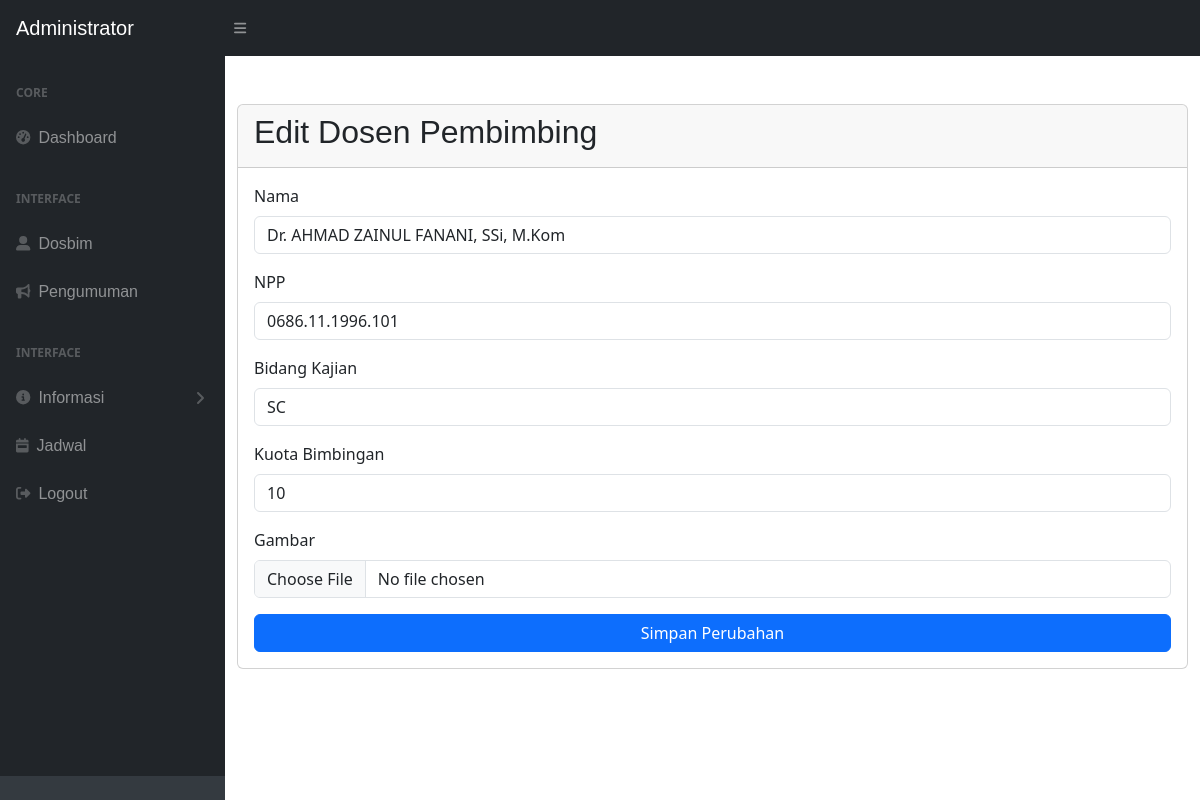
The app's page /admin/edit_dosbim/23 with its own data.
### tables this page shows
CREATE TABLE `tb_dosbim` (
  `id` int(11) NOT NULL,
  `npp` varchar(128) NOT NULL,
  `nama` varchar(128) NOT NULL,
  `bidang` varchar(128) NOT NULL,
  `kuota` varchar(128) NOT NULL,
  `gambar` varchar(128) NOT NULL
);

### application/controllers/Admin.php (called while the page is built, shortened)
<?php
class Admin extends CI_Controller
{
    public function __construct()
    {
        $this->load->model('model_auth');
        $this->load->library('session');
    }
    public function edit_dosbim($id)
    {
        $data['dosen'] = $this->model_dosbim->get_dosbim_by_id($id);
        $this->load->view('layout/header');
        $this->load->view('layout/sidebar');
        $this->load->view('admin/edit_dosbim', $data);
        $this->load->view('layout/footer');
    }
}

### index.php (called while the page is built, shortened)
<?php
require_once BASEPATH . 'core/CodeIgniter.php';

### application/models/model_dosbim.php (called while the page is built, shortened)
<?php
class model_dosbim extends CI_Model
{
    public function get_dosbim_by_id($id)
    {
        return $this->db->get_where('tb_dosbim', array('id' => $id))->row();
    }
}

### application/views/admin/edit_dosbim.php (the view, shortened to what this page needs)
<!DOCTYPE html>
<html lang="en">
<head>
    <link rel="stylesheet" href="https://cdnjs.cloudflare.com/ajax/libs/bootstrap/5.3.0/css/bootstrap.min.css">
    <link rel="stylesheet" href="https://cdn.datatables.net/1.13.5/css/dataTables.bootstrap5.min.css">
</head>
<body>
    <div id="layoutSidenav_content">
        <div class="container mt-5">
            <div class="card">
                <div class="card-header">
                    <h2 class="card-title">Edit Dosen Pembimbing</h2>
                </div>
                <div class="card-body">
                    <?php echo form_open_multipart('admin/update_dosen'); ?>
                    <div class="mb-3">
                        <label for="nama" class="form-label">Nama</label>
                        <input type="text" class="form-control" id="nama" name="nama" value="<?php echo $dosen->nama; ?>">
                    </div>
                    <div class="mb-3">
                        <label for="npp" class="form-label">NPP</label>
                        <input type="text" class="form-control" id="npp" name="npp" value="<?php echo $dosen->npp; ?>">
                    </div>
                    <div class="mb-3">
                        <label for="bidang" class="form-label">Bidang Kajian</label>
                        <input type="text" class="form-control" id="bidang" name="bidang" value="<?php echo $dosen->bidang; ?>">
                    </div>
                    <div class="mb-3">
                        <label for="kuota" class="form-label">Kuota Bimbingan</label>
                        <input type="text" class="form-control" id="kuota" name="kuota" value="<?php echo $dosen->kuota; ?>">
                    </div>
                    <div class="mb-3">
                        <label for="gambar" class="form-label">Gambar</label>
                        <input type="file" class="form-control" id="gambar" name="gambar">
                    </div>
                    <div class="d-grid gap-2">
                        <button type="submit" class="btn btn-primary">Simpan Perubahan</button>
                    </div>
                    <?php echo form_close(); ?>
                </div>
            </div>
        </div>
    </div>
</body>
</html>

### records on screen
tb_dosbim: nama "Dr. AHMAD ZAINUL FANANI, SSi, M.Kom", npp "0686.11.1996.101", bidang "SC", kuota "10"
